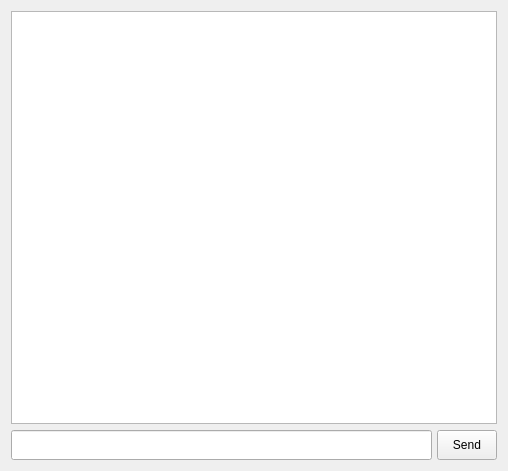
<?xml version="1.0" encoding="UTF-8"?>
<ui version="4.0">
 <class>MainWindow</class>
 <widget class="QMainWindow" name="MainWindow">
  <property name="geometry">
   <rect>
    <x>0</x>
    <y>0</y>
    <width>508</width>
    <height>471</height>
   </rect>
  </property>
  <property name="sizePolicy">
   <sizepolicy hsizetype="Expanding" vsizetype="Expanding">
    <horstretch>0</horstretch>
    <verstretch>0</verstretch>
   </sizepolicy>
  </property>
  <property name="windowTitle">
   <string>Chat</string>
  </property>
  <property name="autoFillBackground">
   <bool>false</bool>
  </property>
  <widget class="QWidget" name="centralWidget">
   <property name="sizePolicy">
    <sizepolicy hsizetype="Expanding" vsizetype="Expanding">
     <horstretch>0</horstretch>
     <verstretch>0</verstretch>
    </sizepolicy>
   </property>
   <property name="minimumSize">
    <size>
     <width>200</width>
     <height>200</height>
    </size>
   </property>
   <layout class="QGridLayout" name="gridLayout">
    <item row="0" column="0">
     <layout class="QVBoxLayout" name="verticalLayout" stretch="0,0">
      <item>
       <widget class="QTextBrowser" name="textBrowser">
        <property name="sizePolicy">
         <sizepolicy hsizetype="Expanding" vsizetype="Expanding">
          <horstretch>0</horstretch>
          <verstretch>0</verstretch>
         </sizepolicy>
        </property>
        <property name="minimumSize">
         <size>
          <width>0</width>
          <height>0</height>
         </size>
        </property>
        <property name="horizontalScrollBarPolicy">
         <enum>Qt::ScrollBarAlwaysOff</enum>
        </property>
        <property name="sizeAdjustPolicy">
         <enum>QAbstractScrollArea::AdjustIgnored</enum>
        </property>
        <property name="openExternalLinks">
         <bool>true</bool>
        </property>
       </widget>
      </item>
      <item>
       <layout class="QHBoxLayout" name="horizontalLayout">
        <property name="spacing">
         <number>5</number>
        </property>
        <property name="sizeConstraint">
         <enum>QLayout::SetDefaultConstraint</enum>
        </property>
        <item>
         <widget class="QLineEdit" name="lineEdit">
          <property name="sizePolicy">
           <sizepolicy hsizetype="Expanding" vsizetype="Fixed">
            <horstretch>0</horstretch>
            <verstretch>0</verstretch>
           </sizepolicy>
          </property>
          <property name="minimumSize">
           <size>
            <width>0</width>
            <height>30</height>
           </size>
          </property>
         </widget>
        </item>
        <item>
         <widget class="QPushButton" name="pbSend">
          <property name="sizePolicy">
           <sizepolicy hsizetype="Fixed" vsizetype="Fixed">
            <horstretch>0</horstretch>
            <verstretch>0</verstretch>
           </sizepolicy>
          </property>
          <property name="minimumSize">
           <size>
            <width>58</width>
            <height>30</height>
           </size>
          </property>
          <property name="maximumSize">
           <size>
            <width>60</width>
            <height>16777215</height>
           </size>
          </property>
          <property name="text">
           <string>Send</string>
          </property>
         </widget>
        </item>
       </layout>
      </item>
     </layout>
    </item>
   </layout>
  </widget>
 </widget>
 <layoutdefault spacing="6" margin="11"/>
 <resources/>
 <connections/>
</ui>
